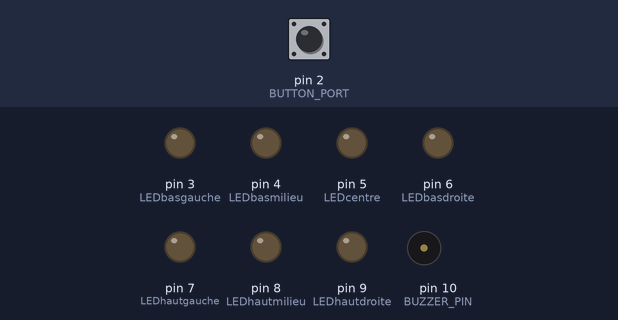
Recording of a sketch running on a simulated Arduino Uno, built with avr-gcc and run on an emulated ATmega328P. On the bench: output pins drawn as LEDs (lit = HIGH), buzzer (waves = sounding). Dashed ring = blinking. The test bench sets the inputs (shaded band); at power-on: pin 2 (BUTTON_PORT) HIGH. Random numbers use the default seed unless the sketch sets one.

Above: at 1.2 s.
1.3 s: pin 2 (BUTTON_PORT) pulled LOW for 0.15 s
At 1.55 s:
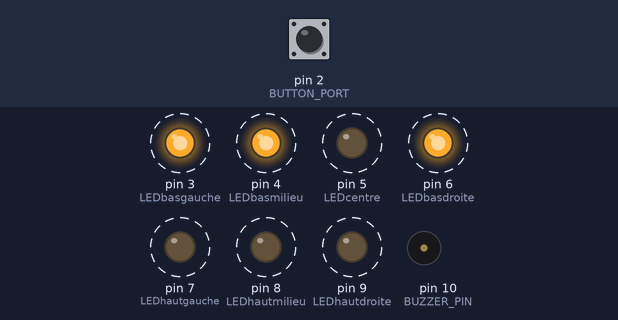
7.3 s: pin 2 (BUTTON_PORT) driven HIGH
At 8.8 s:
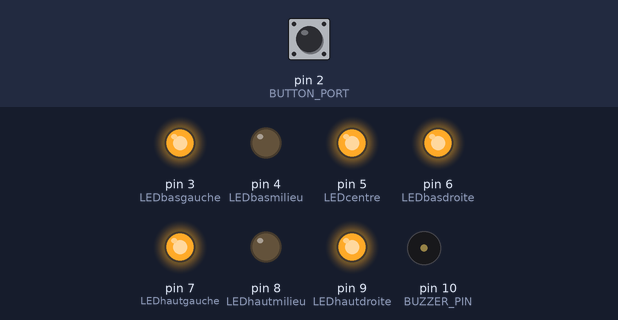
9.1 s: pin 2 (BUTTON_PORT) driven LOW
At 9.35 s:
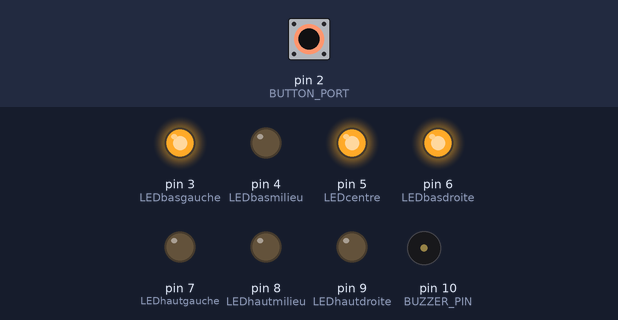
Timing chart, 0 to 30.2 s (numbered marks = the images above; inputs shaded):
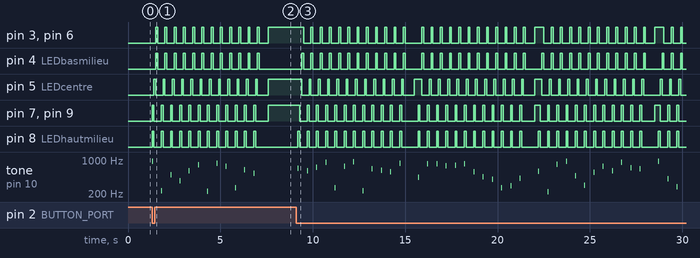

Measured:
- after the input at 1.3 s, pin 3 (LEDbasgauche), pin 4 (LEDbasmilieu): alternates HIGH for 0.10 s and LOW for 0.40 s, starting after 0.20 s
- after the input at 9.1 s, pin 3 (LEDbasgauche): HIGH → LOW after 0.40 s, → HIGH 0.40 s later, → LOW 0.10 s later, → HIGH 0.40 s later, … (77 changes in this stretch); pin 4 (LEDbasmilieu): LOW → HIGH after 0.30 s, then moves between LOW and HIGH, repeating every 6.5 s

The sketch:

dice.ino
```cpp
#define LEDhautgauche 7
#define LEDhautmilieu 8
#define LEDhautdroite 9
#define LEDcentre 5
#define LEDbasgauche 3
#define LEDbasmilieu 4
#define LEDbasdroite 6

#define BUTTON_PORT 2
#define BUZZER_PIN 10
boolean buttonWasUp = true;
bool buttonState = false; // L'état initial du bouton poussoir (éteint)
int nbalea; // Variable du nombre aléatoire


void setup() {
  // put your setup code here, to run once:
  pinMode(LEDhautgauche, OUTPUT);
  pinMode(LEDhautmilieu, OUTPUT);
  pinMode(LEDhautdroite, OUTPUT);
  pinMode(LEDcentre, OUTPUT);
  pinMode(LEDbasgauche, OUTPUT);
  pinMode(LEDbasmilieu, OUTPUT);
  pinMode(LEDbasdroite, OUTPUT);

  pinMode(BUZZER_PIN, OUTPUT);
  pinMode(BUTTON_PORT, INPUT_PULLUP);
  randomSeed(analogRead(0)); // Création de l'aléatoire
}


void loop() {
  // put your main code here, to run repeatedly:


  // Condition 1 : bouton appuyé ET état actuel du bouton éteint
  if (digitalRead(BUTTON_PORT) == LOW && buttonState == false) {
    nbalea = random (1,6); // Choix du nombre aléatoire
    playRollingSoundAndLight(); // Joue l'animation
    delay(300); // Antend 3 sec le temps que la musique ce termine pour afficher le résultat
    de(nbalea); //Permet d'allumer les leds suivant le numéro random stocké dans "nbalea"
    buttonState = true;  // Changement de l'état : de false à true
    delay(100); // Attend 1 seconde
  }

  // Condition 2 : bouton appuyé ET état actuel du bouton allumé
  if (digitalRead(BUTTON_PORT) == LOW && buttonState == true) {
    buttonState = false; // Changement de l'état du bouton à false
    delay(100); // Attend 1 seconde
  }

}


////////////////////////////////////////////////
// Affichage du resultat du dé avec des LED ///
//////////////////////////////////////////////

void de (int value) {

  switch (value) {

    case 1:
      digitalWrite (LEDhautgauche, LOW); // Eteinte
      digitalWrite (LEDhautmilieu, LOW); // Eteinte
      digitalWrite (LEDhautdroite, LOW); // Eteinte
      digitalWrite (LEDcentre, HIGH); // Allumée
      digitalWrite (LEDbasgauche, LOW); // Eteinte
      digitalWrite (LEDbasmilieu, LOW); // Eteinte
      digitalWrite (LEDbasdroite, LOW); // Eteinte
      break;

    case 2:
      digitalWrite (LEDhautgauche, HIGH); // Allumée
      digitalWrite (LEDhautmilieu, LOW); // Eteinte
      digitalWrite (LEDhautdroite, LOW); // Eteinte
      digitalWrite (LEDcentre, LOW); // Eteinte
      digitalWrite (LEDbasgauche, LOW); // Eteinte
      digitalWrite (LEDbasmilieu, LOW); // Eteinte
      digitalWrite (LEDbasdroite, HIGH); // Allumée
      break;

    case 3:
      digitalWrite (LEDhautgauche, HIGH); // Allumée
      digitalWrite (LEDhautmilieu, LOW); // Eteinte
      digitalWrite (LEDhautdroite, LOW); // Eteinte
      digitalWrite (LEDcentre, HIGH); // Allumée
      digitalWrite (LEDbasgauche, LOW); // Eteinte
      digitalWrite (LEDbasmilieu, LOW); // Eteinte
      digitalWrite (LEDbasdroite, HIGH); // Allumée
      break;

    case 4:
      digitalWrite (LEDhautgauche, HIGH); // Allumée
      digitalWrite (LEDhautmilieu, LOW); // Eteinte
      digitalWrite (LEDhautdroite, HIGH); // Allumée
      digitalWrite (LEDcentre, LOW); // Eteinte
      digitalWrite (LEDbasgauche, HIGH); // Allumée
      digitalWrite (LEDbasmilieu, LOW); // Eteinte
      digitalWrite (LEDbasdroite, HIGH); // Allumée
      break;

    case 5:
      digitalWrite (LEDhautgauche, HIGH); // Allumée
      digitalWrite (LEDhautmilieu, LOW); // Eteinte
      digitalWrite (LEDhautdroite, HIGH); // Allumée
      digitalWrite (LEDcentre, HIGH); // Allumée
      digitalWrite (LEDbasgauche, HIGH); // Allumée
      digitalWrite (LEDbasmilieu, LOW); // Eteinte
      digitalWrite (LEDbasdroite, HIGH); // Allumée
      break;

    case 6:
      digitalWrite (LEDhautgauche, HIGH); // Allumée
      digitalWrite (LEDhautmilieu, HIGH); // Allumée
      digitalWrite (LEDhautdroite, HIGH); // Allumée
      digitalWrite (LEDcentre, LOW); // Eteinte
      digitalWrite (LEDbasgauche, HIGH); // Allumée
      digitalWrite (LEDbasmilieu, HIGH); // Allumée
      digitalWrite (LEDbasdroite, HIGH); // Allumée
      break;
  }
}


/////////////////////////////////////////////////
// Animation bruit et lumières lors du lancé ///
///////////////////////////////////////////////

void playRollingSoundAndLight() {
  for (int i = 0; i < 12; i++) {
    tone(BUZZER_PIN, random(200, 1000), 50); // Fréquence alétoire entre 200 et 1000 Hz avec une durée de 50ms

    // Allumage ligne du haut
    digitalWrite(LEDhautgauche, HIGH);
    digitalWrite(LEDhautmilieu, HIGH);
    digitalWrite(LEDhautdroite, HIGH);
    delay(100);
    digitalWrite(LEDhautgauche, LOW);
    digitalWrite(LEDhautmilieu, LOW);
    digitalWrite(LEDhautdroite, LOW);

    // Allumage ligne du milieu
    digitalWrite(LEDcentre, HIGH);
    delay(100);
    digitalWrite(LEDcentre, LOW);

    // Allumage ligne du bas
    digitalWrite(LEDbasgauche, HIGH);
    digitalWrite(LEDbasmilieu, HIGH);
    digitalWrite(LEDbasdroite, HIGH);
    delay(100);
    digitalWrite(LEDbasgauche, LOW);
    digitalWrite(LEDbasmilieu, LOW);
    digitalWrite(LEDbasdroite, LOW);

    delay(100);
    noTone(BUZZER_PIN); // Stop le signal sonore
    delay(100);
  }
}
```
